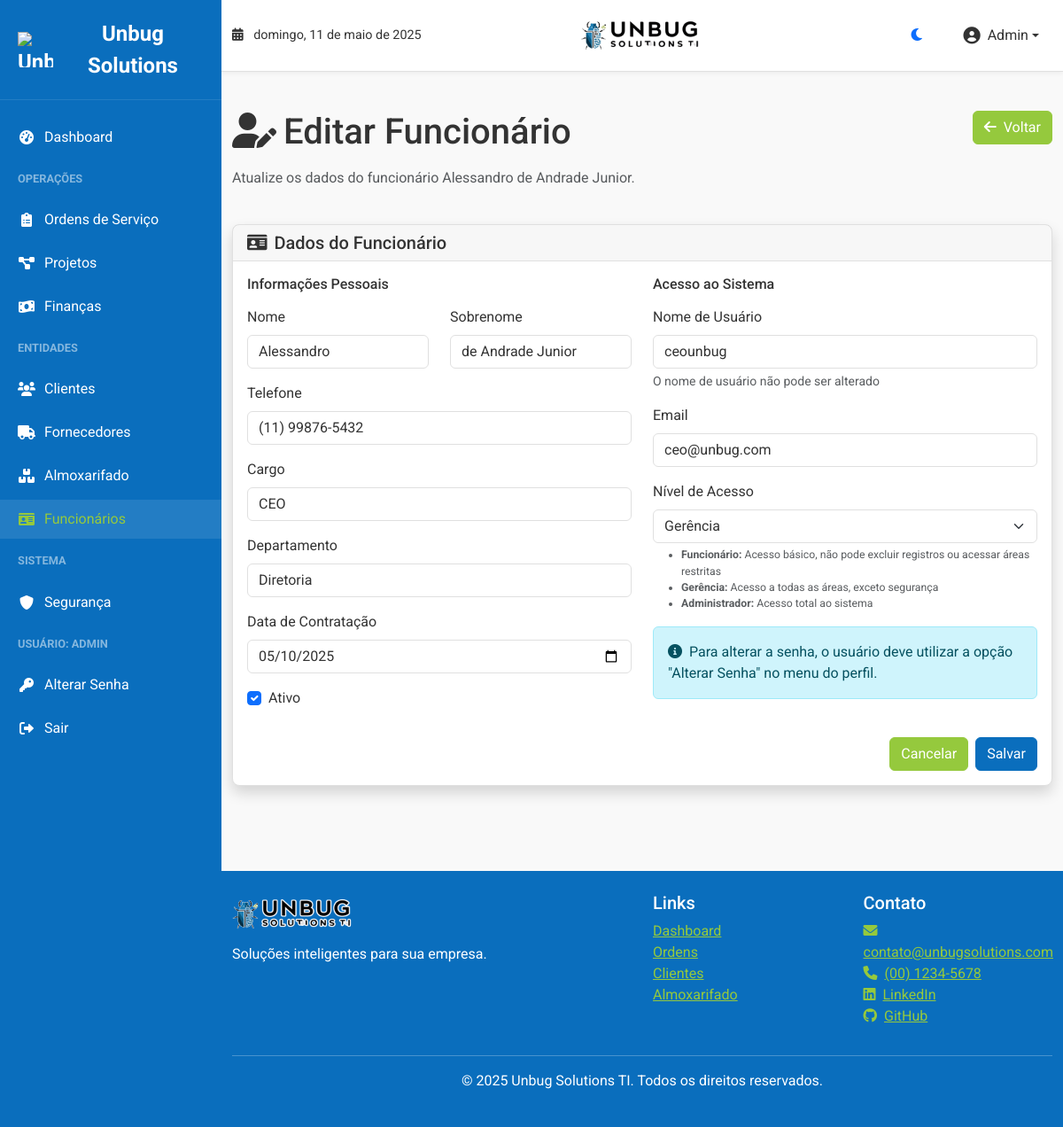
The app's page /employees/2/edit (signed in) with its own data.
### models.py (models this page shows, shortened)
class Employee(db.Model):
    id = db.Column(db.Integer, primary_key=True)
    first_name = db.Column(db.String(50), nullable=False)
    last_name = db.Column(db.String(50), nullable=False)
    position = db.Column(db.String(100))
    department = db.Column(db.String(100))
    phone = db.Column(db.String(20))
    hire_date = db.Column(db.Date, default=datetime.utcnow)
    active = db.Column(db.Boolean, default=True)
    created_at = db.Column(db.DateTime, default=datetime.utcnow)
    updated_at = db.Column(db.DateTime, default=datetime.utcnow, onupdate=datetime.utcnow)
    user_id = db.Column(db.Integer, ForeignKey('user.id'))
    user = relationship("User", back_populates="employee")
    service_orders = relationship("ServiceOrder", back_populates="employee")
    projects = relationship("Project", back_populates="manager")
    @property
    def full_name(self):
        return f"{self.first_name} {self.last_name}"

class User(UserMixin, db.Model):
    id = db.Column(db.Integer, primary_key=True)
    username = db.Column(db.String(64), unique=True, nullable=False)
    email = db.Column(db.String(120), unique=True, nullable=False)
    password_hash = db.Column(db.String(256), nullable=False)
    role = db.Column(db.String(20), default='employee')  # admin, management, employee
    _is_active = db.Column("is_active", db.Boolean, default=True)  # Usando um alias para a coluna
    last_login = db.Column(db.DateTime, nullable=True)
    login_count = db.Column(db.Integer, default=0)
    created_at = db.Column(db.DateTime, default=datetime.utcnow)
    updated_at = db.Column(db.DateTime, default=datetime.utcnow, onupdate=datetime.utcnow)
    @property
    def is_active(self):
        return self._is_active
    @is_active.setter
    def is_active(self, value):
        self._is_active = value
    employee = relationship("Employee", back_populates="user", uselist=False)
    def is_management(self):
        return self.role == 'management' or self.role == 'admin'
    def has_security_access(self):
        return self.role == 'admin'
    def has_finance_access(self):
        return self.role in ['admin', 'management']
    def get_role_display(self):
        role_names = {
            'admin': 'Administrador',
            'management': 'Gerência',
            'employee': 'Funcionário'
        }
        return role_names.get(self.role, self.role)

### blueprints/employees.py (the view, shortened to what this page needs)
@employees_bp.route('/<int:employee_id>/edit', methods=['GET', 'POST'])
@login_required
def edit(employee_id):
    if not current_user.is_management():
        flash('Você não tem permissão para editar funcionários.', 'danger')
        return redirect(url_for('employees.index'))
    employee = Employee.query.get_or_404(employee_id)
    form = EditEmployeeForm(obj=employee)
    if employee.user:
        form.email.data = employee.user.email
        form.role.data = employee.user.role
    return render_template('employees/edit.html', form=form, employee=employee)

### templates/employees/edit.html (shortened to what this page needs)
{% extends 'base.html' %}
{% block content %}
<div class="row mb-4">
    <div class="col-md-8">
        <h1 class="mb-3"><i class="fas fa-user-edit me-2"></i>Editar Funcionário</h1>
        <p class="text-muted">Atualize os dados do funcionário {{ employee.full_name }}.</p>
    </div>
    <div class="col-md-4 text-end">
        <a href="{{ url_for('employees.index') }}" class="btn btn-secondary">
            <i class="fas fa-arrow-left me-2"></i>Voltar
        </a>
    </div>
</div>
<div class="card shadow">
    <div class="card-header">
        <h5 class="mb-0"><i class="fas fa-id-card me-2"></i>Dados do Funcionário</h5>
    </div>
    <div class="card-body">
        <form method="POST" action="{{ url_for('employees.edit', employee_id=employee.id) }}">
            <div class="row">
                <div class="col-md-6">
                    <h6 class="mb-3">Informações Pessoais</h6>
                    <div class="row">
                        <div class="col-md-6 mb-3">
                            <label for="first_name" class="form-label">{{ form.first_name.label }}</label>
                            {{ form.first_name(class="form-control") }}
                        </div>
                        <div class="col-md-6 mb-3">
                            <label for="last_name" class="form-label">{{ form.last_name.label }}</label>
                            {{ form.last_name(class="form-control") }}
                        </div>
                    </div>
                    <div class="mb-3">
                        <label for="phone" class="form-label">{{ form.phone.label }}</label>
                        {{ form.phone(class="form-control") }}
                    </div>
                    <div class="mb-3">
                        <label for="position" class="form-label">{{ form.position.label }}</label>
                        {{ form.position(class="form-control") }}
                    </div>
                    <div class="mb-3">
                        <label for="department" class="form-label">{{ form.department.label }}</label>
                        {{ form.department(class="form-control") }}
                    </div>
                    <div class="mb-3">
                        <label for="hire_date" class="form-label">{{ form.hire_date.label }}</label>
                        {{ form.hire_date(class="form-control", type="date") }}
                    </div>
                    <div class="mb-3 form-check">
                        {{ form.active(class="form-check-input") }}
                        <label class="form-check-label" for="active">{{ form.active.label }}</label>
                    </div>
                </div>
                <div class="col-md-6">
                    <h6 class="mb-3">Acesso ao Sistema</h6>
                    {% if employee.user %}
                        <div class="mb-3">
                            <label class="form-label">Nome de Usuário</label>
                            <input type="text" class="form-control" value="{{ employee.user.username }}" readonly>
                            <div class="form-text">O nome de usuário não pode ser alterado</div>
                        </div>
                        <div class="mb-3">
                            <label for="email" class="form-label">{{ form.email.label }}</label>
                            {{ form.email(class="form-control", type="email") }}
                        </div>
                        <div class="mb-3">
                            <label for="role" class="form-label">{{ form.role.label }}</label>
                            {{ form.role(class="form-select") }}
                            <div class="form-text">
                                <ul class="mb-0 small">
                                    <li><strong>Funcionário:</strong> Acesso básico, não pode excluir registros ou acessar áreas restritas</li>
                                    <li><strong>Gerência:</strong> Acesso a todas as áreas, exceto segurança</li>
                                    <li><strong>Administrador:</strong> Acesso total ao sistema</li>
                                </ul>
                            </div>
                        </div>
                        <div class="alert alert-info">
                            <i class="fas fa-info-circle me-2"></i>Para alterar a senha, o usuário deve utilizar a opção "Alterar Senha" no menu do perfil.
                        </div>
                    {% else %}
                        <div class="alert alert-warning">
                            <i class="fas fa-exclamation-triangle me-2"></i>Este funcionário não possui credenciais de acesso ao sistema.
                        </div>
                        <p>Para criar credenciais, você precisará excluir este registro e criar um novo funcionário com as credenciais de acesso.</p>
                    {% endif %}
                </div>
            </div>
            <div class="d-flex justify-content-end mt-3">
                <a href="{{ url_for('employees.index') }}" class="btn btn-secondary me-2">Cancelar</a>
                {{ form.submit(class="btn btn-primary") }}
            </div>
        </form>
    </div>
</div>
{% endblock %}

### templates/base.html (shortened to what this page needs)
<!DOCTYPE html>
<html lang="pt-br">
<head>
    <link href="https://cdn.jsdelivr.net/npm/bootstrap@5.3.0-alpha1/dist/css/bootstrap.min.css" rel="stylesheet">
    <link rel="stylesheet" href="https://cdnjs.cloudflare.com/ajax/libs/font-awesome/6.0.0/css/all.min.css">
    <link rel="stylesheet" href="{{ url_for('static', filename='css/style.css') }}">
</head>
<body class="light-theme">
    {% if current_user.is_authenticated %}
    <div id="sidebar" class="sidebar">
        <div class="sidebar-header">
            <div class="sidebar-brand">
                <img src="{{ url_for('static', filename='img/unbug_symbol.png') }}" alt="Unbug Solutions TI Logo" class="logo-icon">
                <span>Unbug Solutions</span>
            </div>
        </div>
        <ul class="sidebar-nav">
            <li class="nav-item">
                <a href="{{ url_for('dashboard.index') }}" class="{% if request.path.startswith('/dashboard') %}active{% endif %}">
                    <i class="fas fa-tachometer-alt"></i> Dashboard
                </a>
            </li>
            <li class="nav-item-header">Operações</li>
            <li class="nav-item">
                <a href="{{ url_for('orders.index') }}" class="{% if request.path == url_for('orders.index') %}active{% endif %}">
                    <i class="fas fa-clipboard-list"></i> Ordens de Serviço
                </a>
            </li>
            <li class="nav-item">
                <a href="{{ url_for('orders.projects') }}" class="{% if request.path == url_for('orders.projects') %}active{% endif %}">
                    <i class="fas fa-project-diagram"></i> Projetos
                </a>
            </li>
            {% if current_user.has_finance_access() %}
            <li class="nav-item">
                <a href="{{ url_for('finance.index') }}" class="{% if request.path.startswith('/finance') %}active{% endif %}">
                    <i class="fas fa-money-bill-wave"></i> Finanças
                </a>
            </li>
            {% endif %}
            <li class="nav-item-header">Entidades</li>
            <li class="nav-item">
                <a href="{{ url_for('clients.index') }}" class="{% if request.path.startswith('/clients') %}active{% endif %}">
                    <i class="fas fa-users"></i> Clientes
                </a>
            </li>
            <li class="nav-item">
                <a href="{{ url_for('clients.suppliers') }}" class="{% if request.path == url_for('clients.suppliers') %}active{% endif %}">
                    <i class="fas fa-truck"></i> Fornecedores
                </a>
            </li>
            <li class="nav-item">
                <a href="{{ url_for('stock.index') }}" class="{% if request.path.startswith('/stock') %}active{% endif %}">
                    <i class="fas fa-boxes"></i> Almoxarifado
                </a>
            </li>
            <li class="nav-item">
                <a href="{{ url_for('employees.index') }}" class="{% if request.path.startswith('/employees') %}active{% endif %}">
                    <i class="fas fa-id-card"></i> Funcionários
                </a>
            </li>
            {% if current_user.has_security_access() %}
            <li class="nav-item-header">Sistema</li>
            <li class="nav-item">
                <a href="{{ url_for('security.index') }}" class="{% if request.path.startswith('/security') %}active{% endif %}">
                    <i class="fas fa-shield-alt"></i> Segurança
                </a>
            </li>
            {% endif %}
            <li class="nav-item-header">Usuário: {{ current_user.employee.first_name if current_user.employee else current_user.username }}</li>
            <li class="nav-item">
                <a href="{{ url_for('auth.change_password') }}">
                    <i class="fas fa-key"></i> Alterar Senha
                </a>
            </li>
            <li class="nav-item">
                <a href="{{ url_for('auth.logout') }}">
                    <i class="fas fa-sign-out-alt"></i> Sair
                </a>
            </li>
        </ul>
    </div>
    {% endif %}
    <div class="main-content">
        <header class="app-header">
            <div class="container-fluid">
                <div class="row align-items-center">
                    <div class="col-md-4 d-none d-md-block">
                        <div class="header-date">
                            <i class="fas fa-calendar-alt me-2"></i>
                            <span id="header-date"></span>
                        </div>
                    </div>
                    <div class="col-md-4 text-center">
                        <div class="header-logo">
                            <img src="{{ url_for('static', filename='img/unbug_horizontal.png') }}" alt="Unbug Solutions TI">
                        </div>
                    </div>
                    <div class="col-md-4">
                        <div class="header-user-menu d-flex justify-content-end align-items-center">
                            <button class="btn btn-link text-decoration-none me-3" id="header-theme-toggle">
                                <i class="fas fa-moon"></i>
                            </button>
                            <div class="dropdown">
                                <button class="header-user-button dropdown-toggle" type="button" id="userMenuDropdown" data-bs-toggle="dropdown" aria-expanded="false">
                                    <i class="fas fa-user-circle me-2"></i>
                                    <span class="d-none d-sm-inline">{{ current_user.employee.first_name if current_user.employee else current_user.username }}</span>
                                </button>
                            </div>
                        </div>
                    </div>
                </div>
            </div>
        </header>
        <main class="container py-4">
            {% block content %}{% endblock %}
        </main>
        {% if current_user.is_authenticated %}
        <footer class="mt-5">
        <div class="container">
            <div class="row">
                <div class="col-md-6">
                    <div class="footer-logo-container mb-2">
                        <img src="{{ url_for('static', filename='img/unbug_horizontal.png') }}" alt="Unbug Solutions TI" class="footer-logo">
                    </div>
                    <p>Soluções inteligentes para sua empresa.</p>
                </div>
                <div class="col-md-3">
                    <h5>Links</h5>
                    <ul class="list-unstyled">
                        <li><a href="{{ url_for('dashboard.index') }}">Dashboard</a></li>
                        <li><a href="{{ url_for('orders.index') }}">Ordens</a></li>
                        <li><a href="{{ url_for('clients.index') }}">Clientes</a></li>
                        <li><a href="{{ url_for('stock.index') }}">Almoxarifado</a></li>
                    </ul>
                </div>
                <div class="col-md-3">
                    <h5>Contato</h5>
                    <ul class="list-unstyled">
                        <li><a href="mailto:contato@unbugsolutions.com"><i class="fas fa-envelope me-2"></i>contato@unbugsolutions.com</a></li>
                        <li><a href="#"><i class="fas fa-phone me-2"></i>(00) 1234-5678</a></li>
                        <li><a href="#"><i class="fab fa-linkedin me-2"></i>LinkedIn</a></li>
                        <li><a href="#"><i class="fab fa-github me-2"></i>GitHub</a></li>
                    </ul>
                </div>
            </div>
            <hr>
            <div class="row">
                <div class="col-md-12 text-center">
                    <p>&copy; 2025 Unbug Solutions TI. Todos os direitos reservados.</p>
                </div>
            </div>
        </div>
        </footer>
        {% endif %}
    </div>
</body>
</html>

### records on screen
Employee: employee "ADMIN", employee "Admin"
Employee: full_name "Alessandro de Andrade Junior", first_name "Alessandro", last_name "de Andrade Junior", phone "(11) 99876-5432", position "CEO", department "Diretoria", hire_date "05/10/2025"
User: user.username "ceounbug", email "ceo@unbug.com", role "Gerência"
